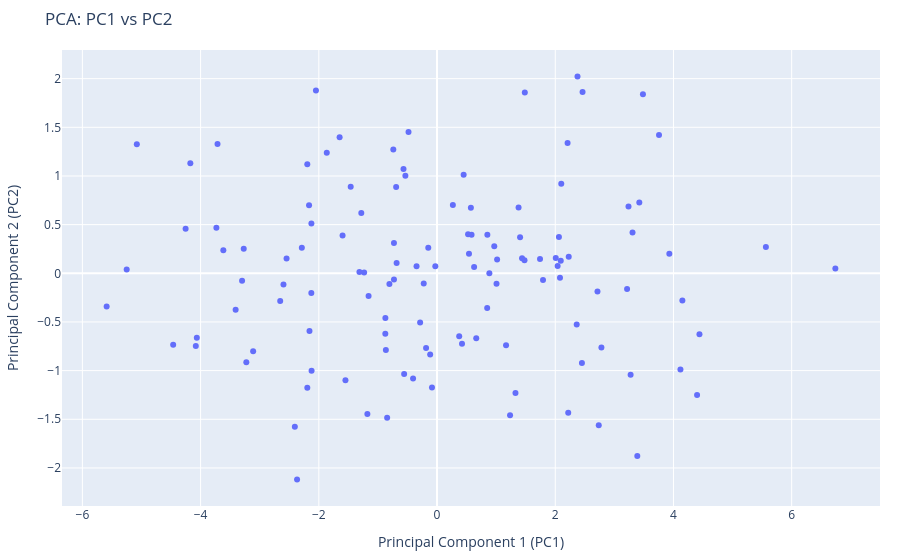

Notebook code for this chart:
### Code cell
# ALl the points having nine dimensions earlier is reduced into a two dimensional space , which is easy for us to visualise and understand.
fig = px.scatter(x=X_train_trf[:, 0],y=X_train_trf[:, 1],title="PCA: PC1 vs PC2",labels={"x": "Principal Component 1 (PC1)","y": "Principal Component 2 (PC2)"})
fig.update_layout(margin=dict(l=20, r=20, t=50, b=20))
fig.show()
